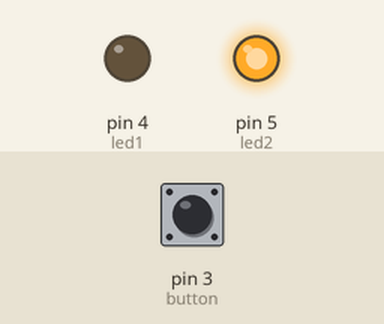
A sketch run on a simulated Arduino Uno, built with avr-gcc and run on an emulated ATmega328P. Parts: output pins drawn as LEDs (lit = HIGH). Inputs (shaded band) come from the test bench; at power-on: pin 3 (button) HIGH.

Above: at 1.8 s.
1.9 s: pin 3 (button) pulled LOW for 0.6 s
At 2.4 s:
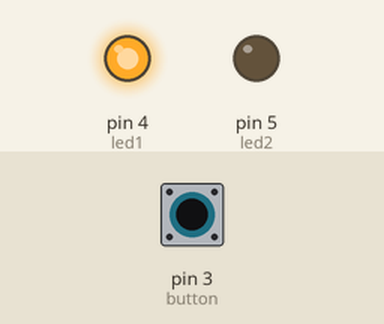
4.0 s: pin 3 (button) pulled LOW for 3.2 s
At 8.5 s:
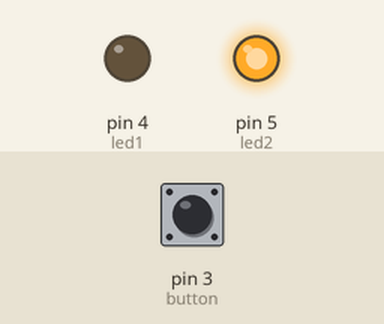
Timing chart, 0 to 10.0 s (numbered marks = the images above; inputs shaded):
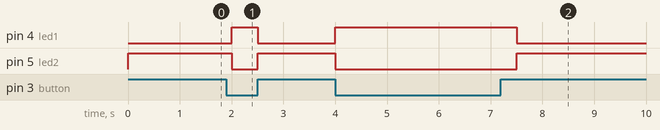

Measured:
- after the input at 1.9 s, pin 4 (led1): LOW → HIGH after 0.10 s, → LOW 0.50 s later; pin 5 (led2): HIGH → LOW after 0.10 s, → HIGH 0.50 s later
- after the input at 4.0 s, pin 4 (led1): LOW → HIGH at once, → LOW 3.5 s later; pin 5 (led2): HIGH → LOW at once, → HIGH 3.5 s later

The sketch:

11.2.ino
```cpp
#define button 3
#define led1 4
#define led2 5
bool button_state=1;//HIGH.

void setup()
{
pinMode(led1, OUTPUT);
pinMode(led2, OUTPUT);
pinMode(button, INPUT_PULLUP);
}

void loop()
{
button_state = digitalRead(button);//WE READ THE BUTTONS'S VALUE.
digitalWrite(led1, !button_state);
digitalWrite(led2, button_state);
delay(500);
}
```
